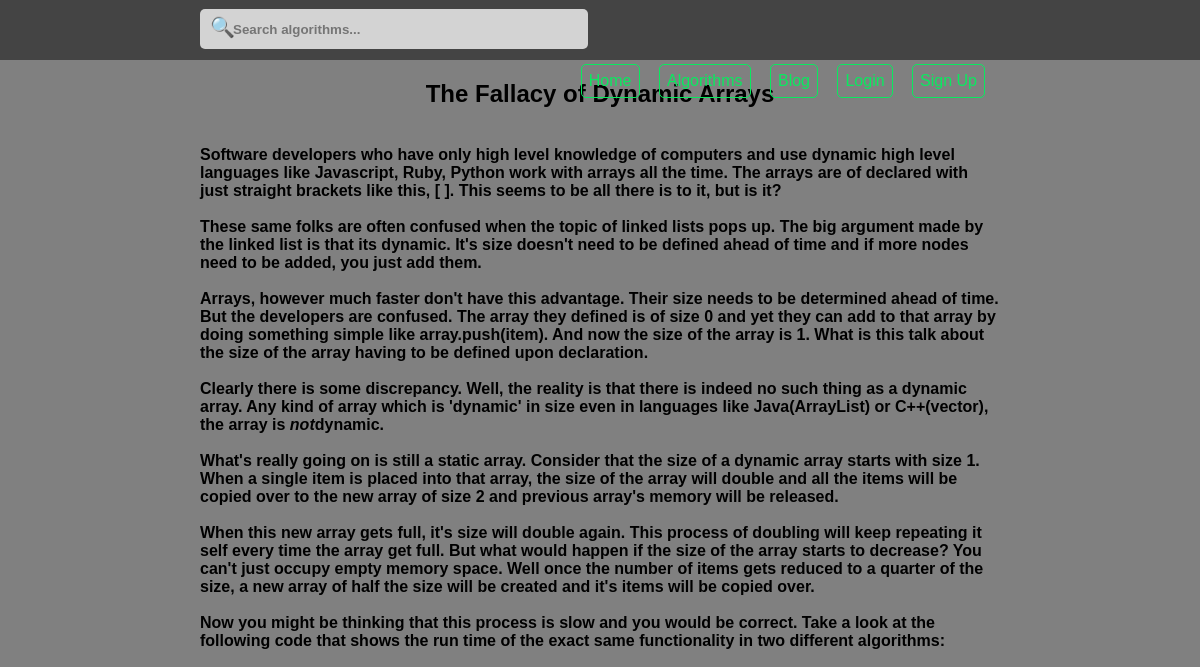
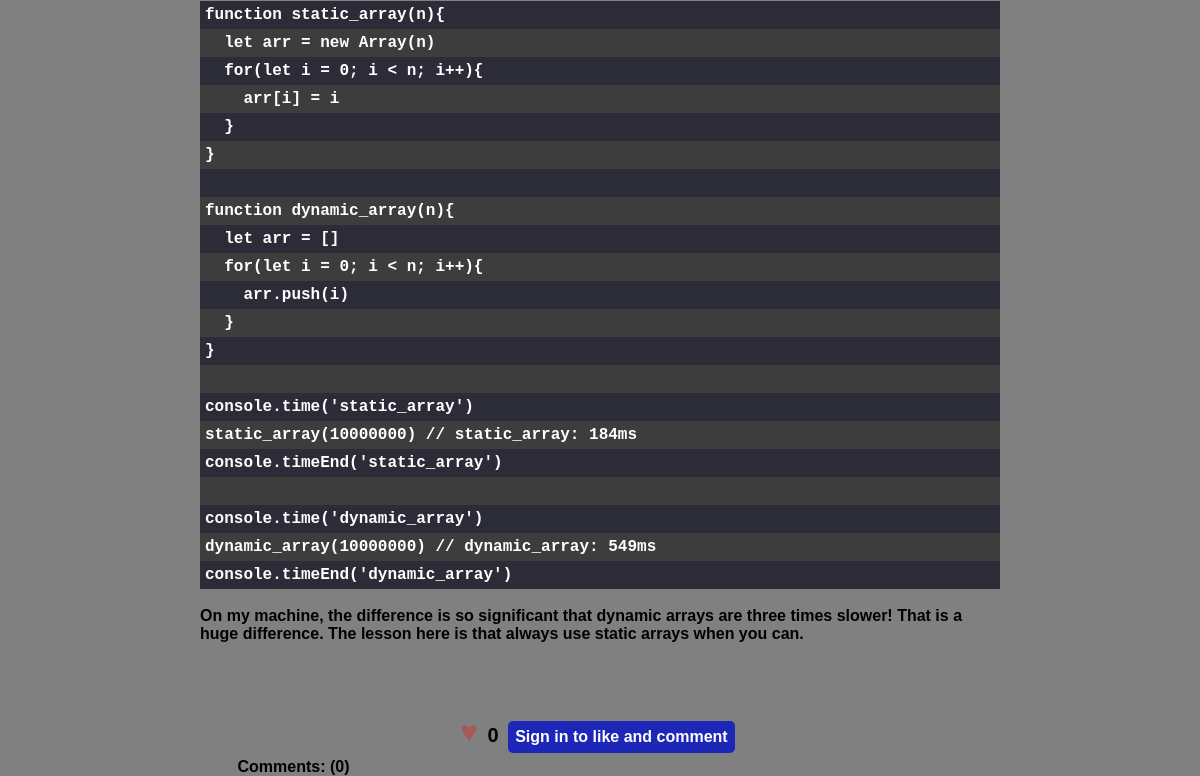
/blog/the-fallacy-of-dynamic-arrays/, run on an earlier commit of the app's database (2 pictures, top to bottom).
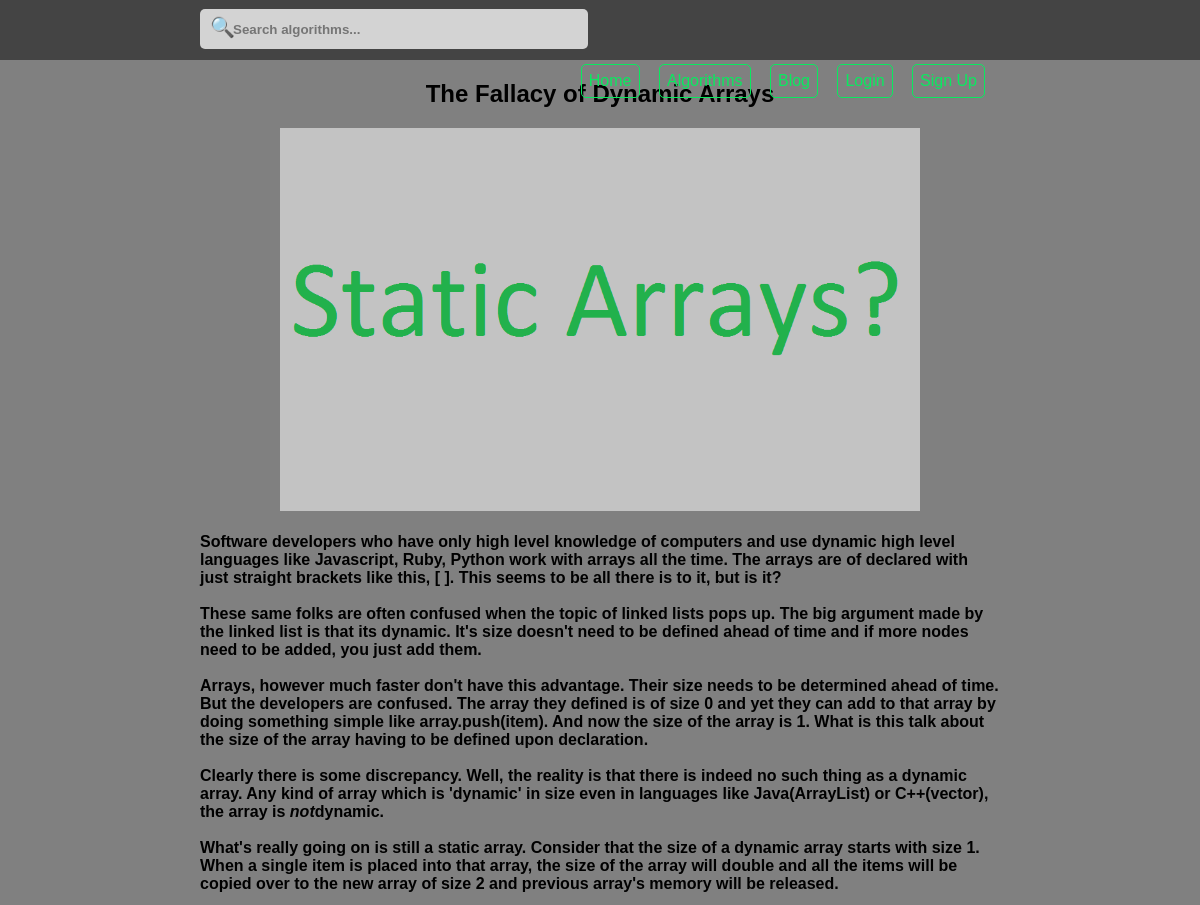
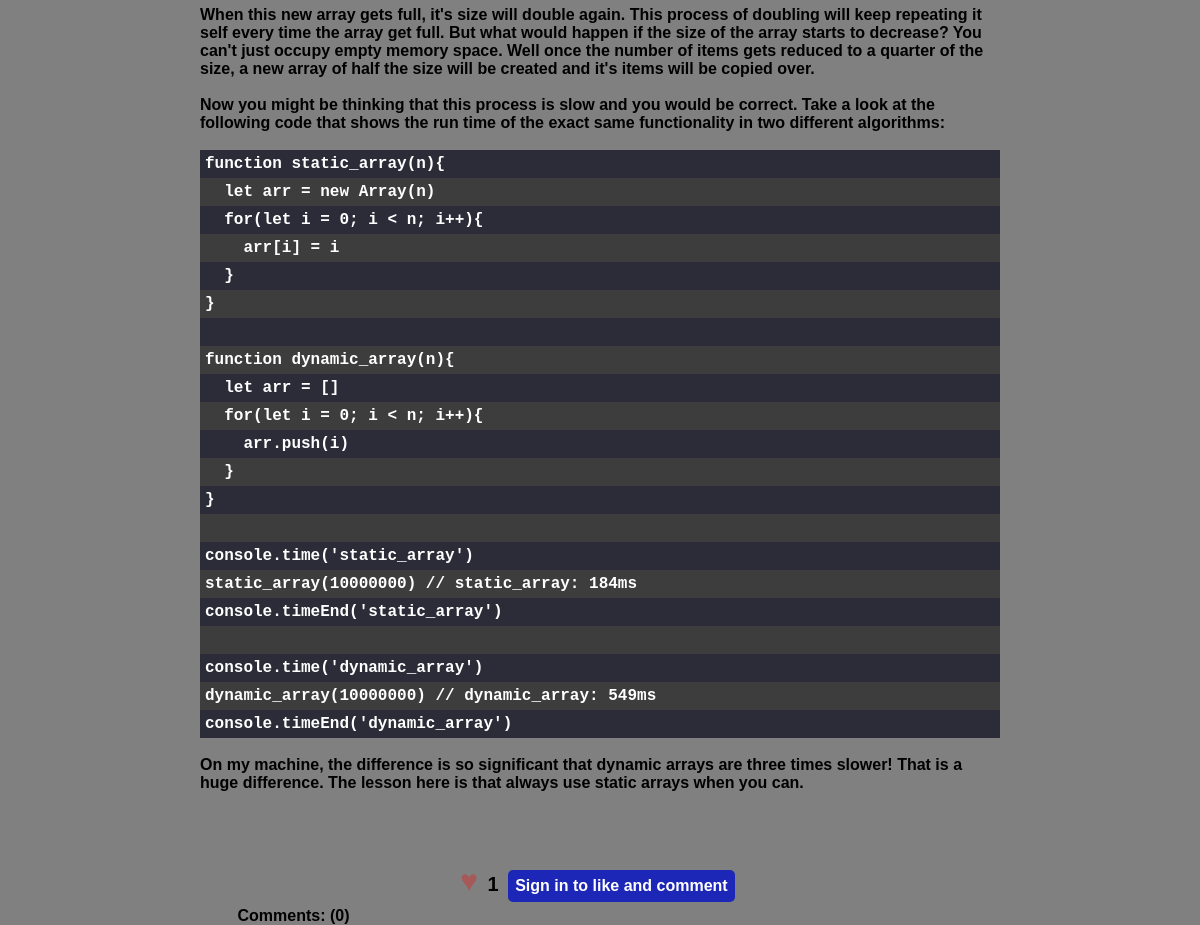
And on a later commit of the database (2 pictures, top to bottom).
### blog/models.py (models this page shows, shortened)
class Blog(models.Model):
	title = models.CharField(max_length = 300)
	friendly_title = models.SlugField(unique = False, default = None)
	image = models.FileField(null = True, blank = True)
	content = models.TextField()
	users = models.ManyToManyField(User)
	likes = models.ManyToManyField(User, blank = True, related_name = 'blog_likes')
	created_at = models.DateTimeField(auto_now = False, auto_now_add = True)
	updated_at = models.DateTimeField(auto_now = True, auto_now_add = False)
	class Meta:
		ordering = ['created_at']

### blog/views.py (the view, shortened to what this page needs)
# urls.py: url(r'^blog/(?P<friendly_title>[-\w]+)/$', show, name = 'show'),
def show(request, friendly_title = None):
	blog = get_object_or_404(Blog, friendly_title = friendly_title)
	if not Blog:
		return Http404
	form = Comment_form(request.POST or None)
	like_or_unlike = 'Like'
	user_likes = False
	if request.user.is_authenticated:
	    if request.user in blog.likes.all():
	        like_or_unlike = 'Unlike'
	        user_likes = True
	items = { 'blog': blog,
	          'title': blog.title,
	          'comments': blog.comment_set.all(),
	          'form': form,
	          'value': 'Submit Comment',
	          'like_or_unlike': like_or_unlike,
	          'user_likes': user_likes }
	return render(request, 'blogs/blog_show.html', items)

### comments/forms.py
class Comment_form(forms.ModelForm):
	content = forms.CharField(widget = forms.Textarea(
		attrs = { 'class': 'comment-form', 'placeholder': 'Type your comment here...', 'rows': 4, 'cols': 80 }))
	class Meta:
		model = Comment
		fields = ['content']

### templates/blogs/blog_show.html (shortened to what this page needs)
{% extends 'base.html' %}
{% load staticfiles %}
{% block css %}
	<link rel="stylesheet" type="text/css" href="{% static 'css/single_blog.css' %}">
	<link rel="stylesheet" type="text/css" href="{% static 'css/algorithm.css' %}">
{% endblock css %}
{% block main %}
	<div class="full-blog">
		<h2>{{ blog.title }}</h2>
		{% if blog.image %}
			<img src="{{ blog.image.url }}" width="640">
		{% endif %}
		<div class="blog-code">{{ blog.content|safe }}</div>
		<br />
        <a class='like like-button' style="{% if user_likes %} color: red; {% endif %}">
		</a>
        <span class="like-counts">{{ blog.likes.count }}</span>
		{% if user.is_authenticated %}
    		<form method="POST" class="comment_form", enctype="multipart/form-data">
        		{% csrf_token %}
        		{{ form.as_p }}
        		<input type="submit" value="{{ value }}" class='button-class-a send_comment_button'>
    	    </form>
	    {% else %}
	        <a href="{% url 'user:user_login' %}" class="button-class-a">Sign in to like and comment</a>
	    {% endif %}
	    <div class="comment-count">Comments: ({{ comments.count }})</div>
	</div>
{% endblock main %}

What changed in the data, as far as the page shows it:
changed Blog "The Fallacy of Dynamic Arrays": image: picture added; likes.count "0" → "1"
